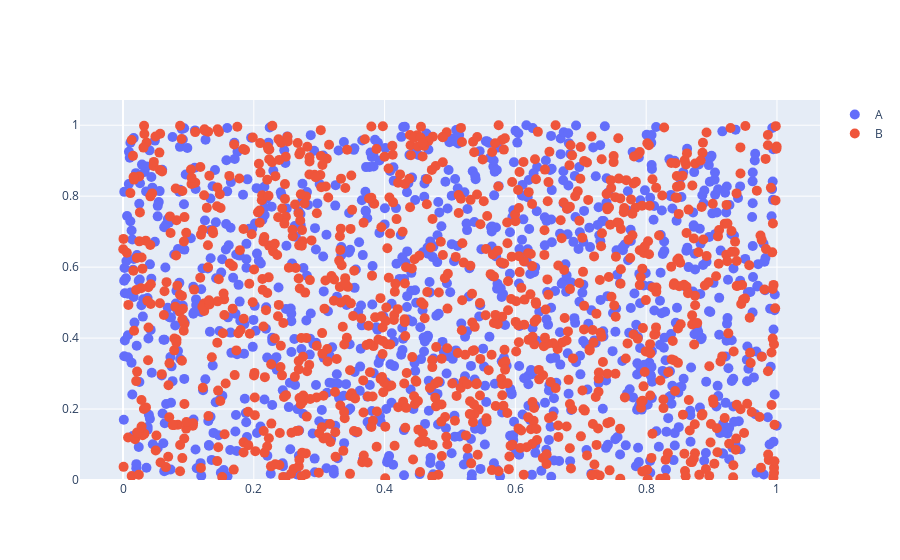

The notebook cell saved with this chart:
### Code cell
x = np.random.random(1000)
y = np.random.random(1000)
df = pd.DataFrame({'x': x, 'y': y})
df['category'] = 'A'

x = np.random.random(1000)
y = np.random.random(1000)
df2 = pd.DataFrame({'x': x, 'y': y})
df2['category'] = 'B'

df = pd.concat([df, df2], axis=0)

ggplot(df, aes(x='x', y='y', color='category')) + geom_point()

### Figure 1 — Plotly figure (JSON) as saved in the notebook; plotly's stock layout.template omitted (floating-point values rounded to 4 significant figures; data arrays with more than 128 entries replaced by an {"elided": "..."} marker saying what was removed)
{"data": [{"marker": {"color": "#636EFA", "size": 10}, "mode": "markers", "name": "A", "opacity": 1, "showlegend": true, "type": "scatter", "x": {"elided": "1000 float values"}, "xaxis": "x", "y": {"elided": "1000 float values"}, "yaxis": "y"}, {"marker": {"color": "#EF553B", "size": 10}, "mode": "markers", "name": "B", "opacity": 1, "showlegend": true, "type": "scatter", "x": {"elided": "1000 float values"}, "xaxis": "x", "y": {"elided": "1000 float values"}, "yaxis": "y"}], "layout": {"xaxis": {"anchor": "y", "domain": [0, 1]}, "yaxis": {"anchor": "x", "domain": [0, 1], "rangemode": "tozero"}}}
